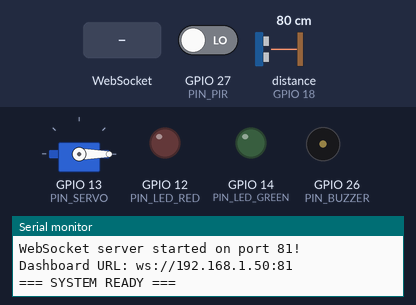
Bench run of a sketch on a simulated ESP32. Shown: servo, output pins drawn as LEDs (lit = HIGH), buzzer (waves = sounding), the last lines printed to the serial monitor. The test bench sets the inputs (shaded band); at power-on: GPIO 27 (PIN_PIR) LOW, distance to the obstacle (sensor on GPIO 18) 80 cm. The echo pulse lasts 58.3 µs per cm; WiFi joins after 1.5 s; servers stay silent unless stated; pins used as bus, display or sensor lines are not drawn.

Above: at 3.2 s.
3.3 s: GPIO 27 (PIN_PIR) driven HIGH
At 3.75 s:
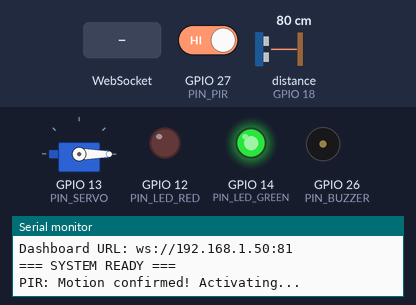
At 4.35 s:
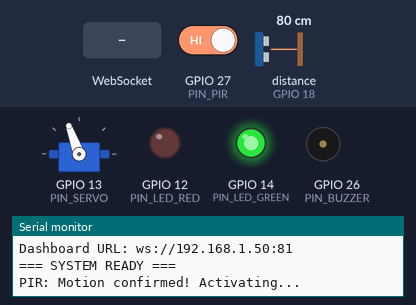
6.3 s: distance to the obstacle (sensor on GPIO 18) set to 2 cm
At 6.45 s:
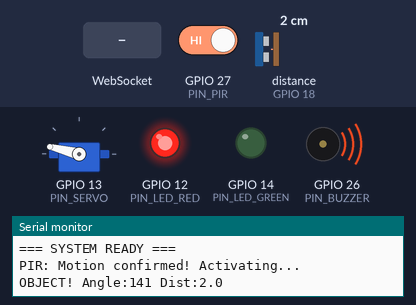
9.3 s: distance to the obstacle (sensor on GPIO 18) set to 60 cm
At 9.45 s:
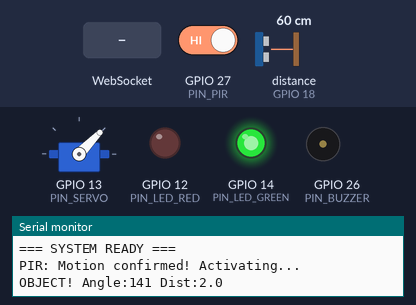
12.3 s: distance to the obstacle (sensor on GPIO 18) set to 120 cm
15.3 s: WebSocket text "LOCK" received
18.3 s: distance to the obstacle (sensor on GPIO 18) set to 250 cm
Timing chart, 0 to 22.3 s (numbered marks = the images above; inputs shaded):
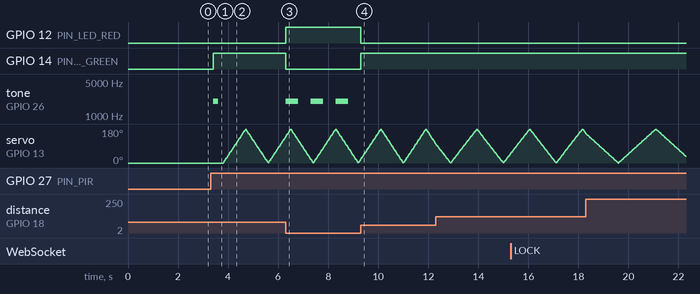

The sketch:

militry_Radar.ino
```cpp
// ============================================
// MILITARY RADAR SYSTEM - WebSocket Version
// ============================================

#include <WiFi.h>
#include <WebSocketsServer.h>
#include <ArduinoJson.h>
#include <ESP32Servo.h>

// ============================================
// YOUR SETTINGS
// ============================================
const char* WIFI_SSID     = "OPPO A17";
const char* WIFI_PASSWORD = "*******#";

// ============================================
// PIN DEFINITIONS
// ============================================
#define PIN_TRIG        5
#define PIN_ECHO        18
#define PIN_SERVO       13
#define PIN_PIR         27
#define PIN_IR_LEFT     34
#define PIN_IR_RIGHT    35
#define PIN_BUZZER      26
#define PIN_LED_GREEN   14
#define PIN_LED_RED     12

// ============================================
// SYSTEM VARIABLES
// ============================================
bool systemActive   = false;
bool targetLocked   = false;
bool buzzerEnabled  = true;
bool objectDetected = false;

int  currentAngle   = 0;
int  sweepDirection = 1;

#define OBJECT_THRESHOLD  40
#define BUZZER_FREQ       2000
#define SWEEP_DELAY       5
#define PUBLISH_DELAY     30

unsigned long lastSweepTime   = 0;
unsigned long lastPublishTime = 0;
unsigned long lastBuzzerTime  = 0;
bool buzzerState = false;

// ============================================
// OBJECTS
// ============================================
Servo           radarServo;
WebSocketsServer webSocket(81); // WebSocket on port 81

// ============================================
// SETUP
// ============================================
void setup() {
  Serial.begin(115200);
  Serial.println("=== MILITARY RADAR SYSTEM - WebSocket ===");

  // Pin setup
  pinMode(PIN_TRIG,      OUTPUT);
  pinMode(PIN_ECHO,      INPUT);
  pinMode(PIN_PIR,       INPUT);
  pinMode(PIN_IR_LEFT,   INPUT);
  pinMode(PIN_IR_RIGHT,  INPUT);
  pinMode(PIN_BUZZER,    OUTPUT);
  pinMode(PIN_LED_GREEN, OUTPUT);
  pinMode(PIN_LED_RED,   OUTPUT);

  digitalWrite(PIN_BUZZER,    LOW);
  digitalWrite(PIN_LED_GREEN, LOW);
  digitalWrite(PIN_LED_RED,   LOW);

  // Servo
  radarServo.attach(PIN_SERVO);
  radarServo.write(0);
  delay(500);

  // Connect WiFi
  connectWiFi();

  // Start WebSocket server
  webSocket.begin();
  webSocket.onEvent(webSocketEvent);
  Serial.println("WebSocket server started on port 81!");
  Serial.print("Dashboard URL: ws://");
  Serial.print(WiFi.localIP());
  Serial.println(":81");
  Serial.println("=== SYSTEM READY ===");
}

// ============================================
// MAIN LOOP
// ============================================
void loop() {
  webSocket.loop(); // Handle WebSocket events

  checkPIR();

  if (systemActive) {
    if (!targetLocked) {
      scanningMode();
    } else {
      trackingMode();
    }
  }

  handleBuzzer();
}

// ============================================
// WEBSOCKET EVENT HANDLER
// ============================================
void webSocketEvent(uint8_t num, WStype_t type, uint8_t* payload, size_t length) {
  switch(type) {

    case WStype_CONNECTED:
      Serial.printf("Client #%u connected!\n", num);
      // Send current status to newly connected client
      sendStatus(num);
      break;

    case WStype_DISCONNECTED:
      Serial.printf("Client #%u disconnected!\n", num);
      break;

    case WStype_TEXT:
      // Receive command from dashboard
      handleCommand((char*)payload, num);
      break;

    default:
      break;
  }
}

// ============================================
// HANDLE COMMANDS FROM DASHBOARD
// ============================================
void handleCommand(String msg, uint8_t clientNum) {
  Serial.print("Command received: ");
  Serial.println(msg);

  StaticJsonDocument<128> doc;
  DeserializationError err = deserializeJson(doc, msg);
  if (err) {
    Serial.println("JSON parse error!");
    return;
  }

  String cmd = doc["cmd"].as<String>();

  // --- LOCK / UNLOCK ---
  if (cmd == "LOCK" && objectDetected) {
    targetLocked = true;
    beepBuzzer(2);
    broadcastJson("mode",  "TRACKING");
    broadcastJson("alert", "TARGET_LOCKED");
    Serial.println("TARGET LOCKED!");
  }
  else if (cmd == "UNLOCK") {
    targetLocked   = false;
    objectDetected = false;
    digitalWrite(PIN_LED_RED,   LOW);
    digitalWrite(PIN_LED_GREEN, HIGH);
    broadcastJson("mode",  "SCANNING");
    broadcastJson("alert", "UNLOCKED");
    beepBuzzer(1);
    Serial.println("UNLOCKED");
  }

  // --- POWER ---
  else if (cmd == "POWER_ON") {
    systemActive = true;
    digitalWrite(PIN_LED_GREEN, HIGH);
    digitalWrite(PIN_LED_RED,   LOW);
    broadcastJson("status", "ACTIVE");
    broadcastJson("mode",   "SCANNING");
    Serial.println("SYSTEM ON");
  }
  else if (cmd == "POWER_OFF") {
    systemActive   = false;
    targetLocked   = false;
    objectDetected = false;
    radarServo.write(0);
    noTone(PIN_BUZZER);
    digitalWrite(PIN_LED_GREEN, LOW);
    digitalWrite(PIN_LED_RED,   LOW);
    broadcastJson("status", "STANDBY");
    broadcastJson("mode",   "STANDBY");
    Serial.println("SYSTEM OFF");
  }

  // --- BUZZER ---
  else if (cmd == "BUZZER_ON") {
    buzzerEnabled = true;
    Serial.println("BUZZER ON");
  }
  else if (cmd == "BUZZER_OFF") {
    buzzerEnabled = false;
    noTone(PIN_BUZZER);
    Serial.println("BUZZER OFF");
  }
}

// ============================================
// PIR CHECK
// ============================================
void checkPIR() {
  int pirValue = digitalRead(PIN_PIR);
  if (pirValue == HIGH && !systemActive) {
    delay(100);
    if (digitalRead(PIN_PIR) == HIGH) {
      Serial.println("PIR: Motion confirmed! Activating...");
      systemActive = true;
      digitalWrite(PIN_LED_GREEN, HIGH);
      digitalWrite(PIN_LED_RED,   LOW);
      broadcastJson("status", "ACTIVE");
      broadcastJson("mode",   "SCANNING");
      beepBuzzer(1);
    }
  }
}

// ============================================
// SCANNING MODE
// ============================================
void scanningMode() {
  unsigned long now = millis();

  if (now - lastSweepTime >= SWEEP_DELAY) {
    lastSweepTime = now;

    currentAngle += sweepDirection;
    if (currentAngle >= 180) sweepDirection = -1;
    if (currentAngle <= 0)   sweepDirection =  1;

    radarServo.write(currentAngle);

    // Measure every 3 degrees
    float distance = -1;
    if (currentAngle % 3 == 0) {
      distance = measureDistance();
    }

    // Publish data
    if (now - lastPublishTime >= PUBLISH_DELAY) {
      lastPublishTime = now;
      sendRadarData(currentAngle, distance);
    }

    // Object detection
    if (distance > 0 && distance < OBJECT_THRESHOLD) {
      if (!objectDetected) {
        objectDetected = true;
        Serial.printf("OBJECT! Angle:%d Dist:%.1f\n", currentAngle, distance);
        broadcastJson("alert", "OBJECT_DETECTED");
        digitalWrite(PIN_LED_RED,   HIGH);
        digitalWrite(PIN_LED_GREEN, LOW);
      }
    } else if (distance > 0) {
      if (objectDetected) {
        objectDetected = false;
        broadcastJson("alert", "CLEAR");
        digitalWrite(PIN_LED_RED,   LOW);
        digitalWrite(PIN_LED_GREEN, HIGH);
      }
    }
  }
}

// ============================================
// TRACKING MODE
// ============================================
void trackingMode() {
  int irLeft  = digitalRead(PIN_IR_LEFT);
  int irRight = digitalRead(PIN_IR_RIGHT);

  float distance = measureDistance();
  sendRadarData(currentAngle, distance);

  // Send IR states
  StaticJsonDocument<128> doc;
  doc["ir_left"]  = (irLeft  == LOW) ? 1 : 0;
  doc["ir_right"] = (irRight == LOW) ? 1 : 0;
  String out;
  serializeJson(doc, out);
  webSocket.broadcastTXT(out);

  if (irLeft == LOW && irRight == HIGH) {
    currentAngle -= 2;
    currentAngle = constrain(currentAngle, 0, 180);
    radarServo.write(currentAngle);
    delay(20);
  }
  else if (irRight == LOW && irLeft == HIGH) {
    currentAngle += 2;
    currentAngle = constrain(currentAngle, 0, 180);
    radarServo.write(currentAngle);
    delay(20);
  }
  else if (irLeft == HIGH && irRight == HIGH) {
    broadcastJson("alert", "TARGET_LOST");
  }
}

// ============================================
// SEND RADAR DATA (angle + distance together)
// ============================================
void sendRadarData(int angle, float distance) {
  StaticJsonDocument<128> doc;
  doc["angle"]    = angle;
  doc["distance"] = distance;
  doc["mode"]     = targetLocked ? "TRACKING" : "SCANNING";
  doc["status"]   = systemActive ? "ACTIVE" : "STANDBY";
  String out;
  serializeJson(doc, out);
  webSocket.broadcastTXT(out);
}

// ============================================
// SEND CURRENT STATUS TO NEW CLIENT
// ============================================
void sendStatus(uint8_t num) {
  StaticJsonDocument<128> doc;
  doc["status"] = systemActive ? "ACTIVE"   : "STANDBY";
  doc["mode"]   = targetLocked ? "TRACKING" : "SCANNING";
  doc["angle"]  = currentAngle;
  String out;
  serializeJson(doc, out);
  webSocket.sendTXT(num, out);
}

// ============================================
// BROADCAST SIMPLE KEY-VALUE JSON
// ============================================
void broadcastJson(String key, String value) {
  StaticJsonDocument<128> doc;
  doc[key] = value;
  String out;
  serializeJson(doc, out);
  webSocket.broadcastTXT(out);
}

// ============================================
// DISTANCE MEASUREMENT
// ============================================
float measureDistance() {
  digitalWrite(PIN_TRIG, LOW);
  delayMicroseconds(2);
  digitalWrite(PIN_TRIG, HIGH);
  delayMicroseconds(10);
  digitalWrite(PIN_TRIG, LOW);

  long duration = pulseIn(PIN_ECHO, HIGH, 15000);
  if (duration == 0) return -1;
  return (duration * 0.0343) / 2.0;
}

// ============================================
// BUZZER
// ============================================
void handleBuzzer() {
  if (!buzzerEnabled || !objectDetected) {
    noTone(PIN_BUZZER);
    return;
  }
  unsigned long now = millis();
  if (now - lastBuzzerTime >= 500) {
    lastBuzzerTime = now;
    buzzerState = !buzzerState;
    buzzerState ? tone(PIN_BUZZER, BUZZER_FREQ) : noTone(PIN_BUZZER);
  }
}

void beepBuzzer(int times) {
  for (int i = 0; i < times; i++) {
    tone(PIN_BUZZER, BUZZER_FREQ);
    delay(200);
    noTone(PIN_BUZZER);
    delay(200);
  }
}

// ============================================
// WIFI
// ============================================
void connectWiFi() {
  Serial.print("Connecting to WiFi: ");
  Serial.println(WIFI_SSID);
  WiFi.begin(WIFI_SSID, WIFI_PASSWORD);
  while (WiFi.status() != WL_CONNECTED) {
    delay(500);
    Serial.print(".");
  }
  Serial.println("\nWiFi CONNECTED!");
  Serial.print("ESP32 IP Address: ");
  Serial.println(WiFi.localIP());
}
```

Measured:
- after the input at 3.3 s, GPIO 14 (PIN_LED_GREEN): LOW → HIGH after 0.10 s; tone on GPIO 26 (PIN_BUZZER): silent → 2000 Hz after 0.10 s, → silent 0.20 s later
- after the input at 6.3 s, GPIO 12 (PIN_LED_RED): LOW → HIGH at once; GPIO 14 (PIN_LED_GREEN): HIGH → LOW at once; tone on GPIO 26 (PIN_BUZZER): alternates 2000 Hz for 0.50 s and silent for 0.50 s, starting at once
- after the input at 9.3 s, GPIO 12 (PIN_LED_RED): HIGH → LOW at once; GPIO 14 (PIN_LED_GREEN): LOW → HIGH at once; tone on GPIO 26 (PIN_BUZZER): stops changing and stays silent
